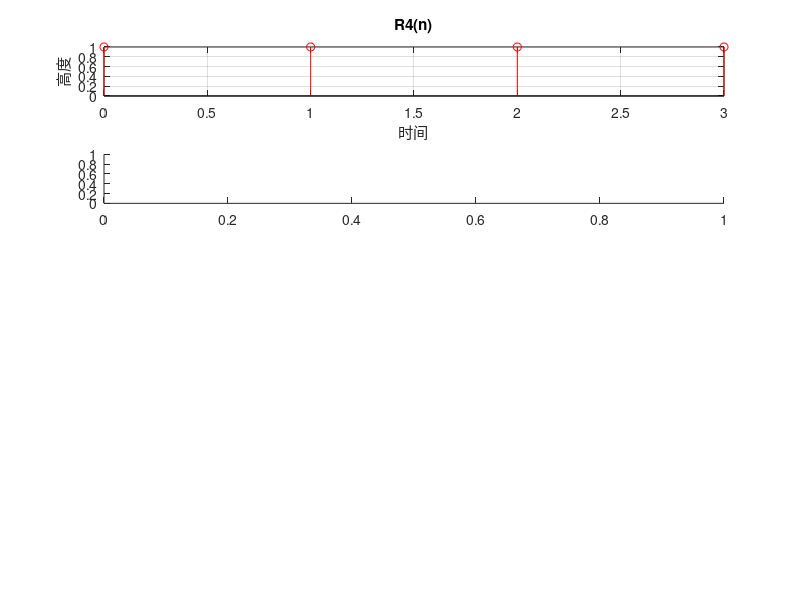

This chart was generated by the following MATLAB code: (Note: this script raises an error after producing the figure.)
clc;
N=4;%长度
nx=0:1:N-1;%步长1
X=[1,1,1,1];%序列
subplot(5,1,1);stem(nx,X,'r');grid;
xlabel('时间');ylabel('高度');title ('R4(n)');

n=0:0.01:8;
X2=(n+1).*(n>=0&n<3)+(8-n).*(n>=4&n<7)+0;
subplot(5,1,2);stem(n,X2,'r','.');
xlabel('n');ylabel('X2(n)');title ('分段函数2');

n1=0:0.01:8;
X3=(4-n1).*(n1>=0&n<3)+(n1-3).*(n1>=4&n1<7)+0;
subplot(5,1,3);stem(n1,X3,'r','.');
xlabel('n1');ylabel('X3(n)');title ('分段函数3');

n2=0:0.1:8*pi;
X4=cos(n2*pi/4);
subplot(5,1,4);stem(n2,X4,'r');
xlabel('n2');ylabel('X4(n2)');title ('X4=cos(n2*pi/4)');

n3=0:0.1:8;
X5=10*(0.8).^(n3);
subplot(5,1,5);stem(n3,X5,'r');
xlabel('n3');ylabel('X5(n3)');title ('X5=10*0.8.^n;');
